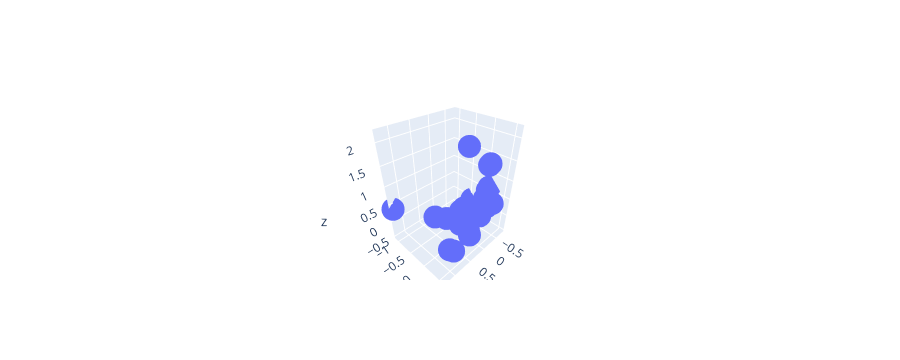

Here is the notebook cell this chart was saved with:
### Code cell
fig = go.Figure(data=[go.Scatter3d(x=x_i_arr[:, 0], y=x_i_arr[:, 1], z=x_i_arr[:, 2],
                                   mode='markers')])
fig.show()
